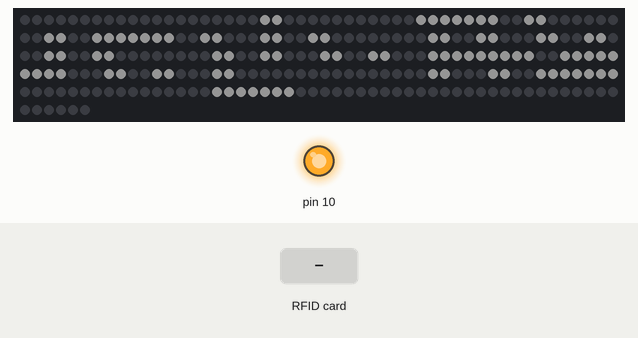
Simulated run of this sketch. Board: Arduino Uno, built with avr-gcc and run on an emulated ATmega328P. Parts: 256 RGB LEDs in strip order, left to right, continuing on the next row, output pins drawn as LEDs (lit = HIGH). The test bench sets the inputs (shaded band). Dim RGB values are drawn brighter than linear.

Above: at 1.2 s.
1.3 s: RFID card 5E 7A 19 C4 held to the reader
At 2.06 s:
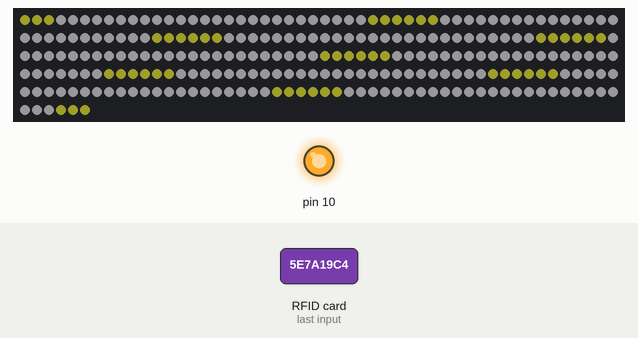
At 2.67 s:
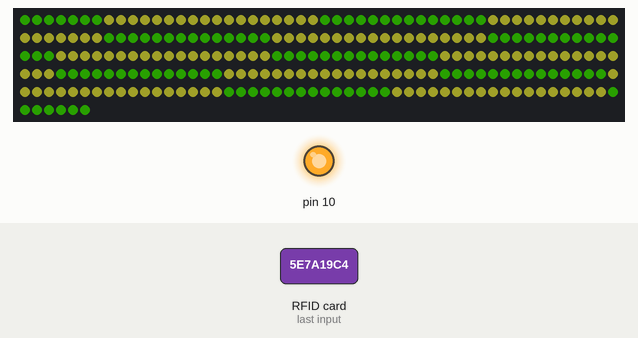

The sketch:

NFC-FortuneTelling.ino
```cpp
// NFC-FortuneTelling Machine
// MCU: XIAO RP2040

#include <SPI.h>
#include <MFRC522.h>
#include <Adafruit_NeoPixel.h>

#define RST_PIN        (26)
#define SS_PIN          (1)
#define LED_PIN         (0)
#define NUMPIXELS     (256)

#define MAX_BRIGHTNESS (32)

MFRC522 rfid(SS_PIN, RST_PIN);
Adafruit_NeoPixel pixels(NUMPIXELS, LED_PIN, NEO_GRB + NEO_KHZ800);

#define LINE_NUM (16)
const byte data_uranai[2*LINE_NUM]   = {0x00, 0x00, 0xFC, 0x3F, 0xFC, 0x3F, 0x0C, 0x30, 0x0C, 0x30, 0x0C, 0x30, 0xFC, 0x3F, 0xFC, 0x3F, 0x00, 0x03, 0x00, 0x03, 0xFE, 0x03, 0xFE, 0x03, 0x00, 0x03, 0x00, 0x03, 0x00, 0x03, 0x00, 0x00};
const byte data_kyo[2*LINE_NUM]      = {0x00, 0x00, 0xFE, 0x7F, 0xFE, 0x7F, 0x06, 0x60, 0x06, 0x68, 0x16, 0x6C, 0x36, 0x66, 0x66, 0x63, 0xC6, 0x61, 0xC6, 0x61, 0xE6, 0x63, 0x76, 0x66, 0x36, 0x6C, 0x36, 0x60, 0x06, 0x60, 0x00, 0x00};
const byte data_suekichi[2*LINE_NUM] = {0xF8, 0x1F, 0x18, 0x18, 0xF8, 0x1F, 0x00, 0x00, 0xFC, 0x3F, 0x80, 0x01, 0xFE, 0x7F, 0x80, 0x01, 0x00, 0x00, 0x86, 0x61, 0xB8, 0x1D, 0xC0, 0x03, 0xFC, 0x3F, 0x80, 0x01, 0xFE, 0x7F, 0x80, 0x01};
const byte data_kichi[2*LINE_NUM]    = {0x00, 0x00, 0xF8, 0x1F, 0xF8, 0x1F, 0x18, 0x18, 0x18, 0x18, 0xF8, 0x1F, 0xF8, 0x1F, 0x00, 0x00, 0xFC, 0x3F, 0xFC, 0x3F, 0x80, 0x01, 0xFE, 0x7F, 0xFE, 0x7F, 0x80, 0x01, 0x80, 0x01, 0x00, 0x00};
const byte data_shokichi[2*LINE_NUM] = {0xF8, 0x1F, 0x18, 0x18, 0xF8, 0x1F, 0x00, 0x00, 0xFC, 0x3F, 0x80, 0x01, 0xFE, 0x7F, 0x80, 0x01, 0x00, 0x00, 0x80, 0x03, 0x84, 0x21, 0x8C, 0x31, 0x98, 0x19, 0x98, 0x19, 0x80, 0x01, 0x80, 0x01};
const byte data_chukichi[2*LINE_NUM] = {0xF8, 0x1F, 0x18, 0x18, 0xF8, 0x1F, 0x00, 0x00, 0xFC, 0x3F, 0x80, 0x01, 0xFE, 0x7F, 0x80, 0x01, 0x00, 0x00, 0x80, 0x01, 0x80, 0x01, 0xFC, 0x3F, 0x84, 0x21, 0xFC, 0x3F, 0x80, 0x01, 0x80, 0x01};
const byte data_daikichi[2*LINE_NUM] = {0xF8, 0x1F, 0x18, 0x18, 0xF8, 0x1F, 0x00, 0x00, 0xFC, 0x3F, 0x80, 0x01, 0xFE, 0x7F, 0x80, 0x01, 0x00, 0x00, 0x06, 0x60, 0x1C, 0x1C, 0x60, 0x06, 0xC0, 0x03, 0xFE, 0x7F, 0x80, 0x01, 0x80, 0x01};

#define ID_MAX   (10)
const byte* datasets[ID_MAX] = {data_kyo, data_kyo, data_suekichi, data_kichi, data_shokichi, data_chukichi, data_chukichi, data_daikichi, data_daikichi, data_daikichi};

void setup()
{
    SPI.begin();
    rfid.PCD_Init();
    pixels.begin();
}

void loop()
{
    showLEDs(data_uranai, 0, getRainbowColor(false));
    delay(20);

    int32_t id = getRFID_ID();

    if (0 <= id)
    {
        do
        {
            byte data_no = 9 - (getSum(id) % 10);

            showEffect();
            showResult(data_no);

            for (int i=0; i<100; i++)
            {
                id = getRFID_ID();
                if (0 < id)
                {
                    break;
                }
                delay(100);
            }
        } while(0 < id);

        getRainbowColor(true); // reset color
    }
}

int getRFID_ID(void)
{
    if ( !rfid.PICC_IsNewCardPresent() || !rfid.PICC_ReadCardSerial())
    {
        return -1;
    }

#if 1
    MFRC522::PICC_Type piccType = rfid.PICC_GetType(rfid.uid.sak);

    // Check is the PICC of Classic MIFARE type
    if( piccType != MFRC522::PICC_TYPE_MIFARE_MINI &&
        piccType != MFRC522::PICC_TYPE_MIFARE_1K   &&
        piccType != MFRC522::PICC_TYPE_MIFARE_4K   &&
        piccType != MFRC522::PICC_TYPE_MIFARE_UL)
    {
        return -1;
    }
#endif

    uint32_t id = 0;
    for (byte i = 0; i < 4; i++)
    {
        id = (256 * id) + rfid.uid.uidByte[i];
    }

    // Halt PICC
    rfid.PICC_HaltA();

    // Stop encryption on PCD
    rfid.PCD_StopCrypto1();

    return id;
}

// SUM値の取得（val=4Byte分のみ）
int getSum(uint32_t val)
{
    int sum = 0;
    sum  = (int)(val >> 24) % 256;
    sum += (int)(val >> 16) % 256;
    sum += (int)(val >>  8) % 256;
    sum += (int)(val      ) % 256;

    return sum;
}

// おみくじの結果を表示
void showResult(uint32_t no)
{
    for (int i=0; i<17; i++)
    {
        showLEDs(datasets[no], i-16, pixels.Color(MAX_BRIGHTNESS, MAX_BRIGHTNESS, MAX_BRIGHTNESS));
        delay(250);
    }
}

// 画面切り替えエフェクト表示
void showEffect(void)
{
    static int effect     = 0;
    static int off_effect = 0;

    switch (effect)
    {
        case 0 : showEffect_A(); break;
        case 1 : showEffect_B(); break;
        case 2 : showEffect_C(); break;
        default: showEffect_D(); break;
    }

    switch (off_effect)
    {
        case 0 : showOffEffect_A(); break;
        case 1 : showOffEffect_B(); break;
        default: showOffEffect_C(); break;
    }

    effect     = (    effect + 1) % 4;
    off_effect = (off_effect + 1) % 3;
}

// 塗りつぶしエフェクトA（3連上昇）
void showEffect_A(void)
{
    uint32_t color = getRainbowColor(false);

    for (int i=0; i<16; i++)
    {
        SetLineColor(i, 0xFF, 0xFF, color);
        pixels.show();
        delay(20);
    }
    for (int j=0; j<MAX_BRIGHTNESS; j++) color = getRainbowColor(false);
    for (int i=0; i<16; i++)
    {
        SetLineColor(i, 0xFF, 0xFF, color);
        pixels.show();
        delay(20);
    }
    for (int j=0; j<MAX_BRIGHTNESS; j++) color = getRainbowColor(false);
    for (int i=0; i<16; i++)
    {
        SetLineColor(i, 0xFF, 0xFF, color);
        pixels.show();
        delay(20);
    }
}

// 塗りつぶしエフェクトB（一刀両断）
void showEffect_B(void)
{
    pixels.clear();
    for (int i=0; i<16; i++)
    {
        SetPixelColor(15-i, 15-i, pixels.Color(MAX_BRIGHTNESS,MAX_BRIGHTNESS,MAX_BRIGHTNESS));
        pixels.show();
        delay(10);
    }
    for (int i=1; i<MAX_BRIGHTNESS; i*=2)
    {
        for (int x=0; x<16; x++) for (int y=0; y<16; y++)
        {
            if (x != y)
            {
                SetPixelColor(x, y, pixels.Color(i,0,0));
            }
        }
        pixels.show();
        delay(200);
    }
}

// 塗りつぶしエフェクトC（中央から広がる）
void showEffect_C(void)
{
    uint32_t color = getRainbowColor(false);

    for (int i=0; i<8; i++)
    {
        for (int x=0; x<8; x++) for (int y=0; y<8; y++)
        {
            if (((7-x) <= i) && ((7-y) <= i))
            {
                SetPixelColor(   x,    y, color);
                SetPixelColor(15-x,    y, color);
                SetPixelColor(   x, 15-y, color);
                SetPixelColor(15-x, 15-y, color);
            }
        }
        pixels.show();
        delay(100);
    }
}

// 塗りつぶしエフェクトD（虹色）
void showEffect_D(void)
{
    uint32_t color = getRainbowColor(false);

    for (int i=0; i<24; i++)
    {
        for (int x=0; x<8; x++)
        {
            SetPixelColor(7-x, i-x, color);
            SetPixelColor(8+x, i-x, color);
        }

        pixels.show();
        delay(50);
        for (int j=0; j<8; j++) color = getRainbowColor(false);
    }
}

// 暗転エフェクトA（幕が開く）
void showOffEffect_A(void)
{
    byte x_right = 7;
    byte x_left  = 8;
    for (int i=0; i<8; i++)
    {
        for (int y=0; y<16; y++)
        {
            SetPixelColor(x_right, y, 0);
            SetPixelColor(x_left , y, 0);
        }
        pixels.show();
        delay(100);
        x_right--;
        x_left++;
    }
}

// 暗転エフェクトB（下に切り裂く）
void showOffEffect_B(void)
{
    for (int i=0; i<24; i++)
    {
        for (int x=0; x<8; x++)
        {
            SetPixelColor(7-x, 16-i+x, 0);
            SetPixelColor(8+x, 16-i+x, 0);
        }

        pixels.show();
        delay(50);
    }
}


// 暗転エフェクトC（１ピクセルずつ外へ）
void showOffEffect_C(void)
{
    for (int i=0; i<128; i++)
    {
        pixels.setPixelColor(127-i, 0);
        pixels.setPixelColor(128+i, 0);

        pixels.show();
        delay(5);
    }
}

// コールする度に変化する色の値を取得
uint32_t getRainbowColor(bool isReset)
{
    static byte red   = 0;
    static byte green = 0;
    static byte blue  = 0;

    if (isReset)
    {
        red   = 0;
        green = 0;
        blue  = 0;
    }
    else if ((red == green) && (green == blue) && (red < MAX_BRIGHTNESS))
    {
        red++;
        green++;
        blue++;
    }
    else if (red == MAX_BRIGHTNESS)
    {
        if (0 < blue)
        {
            blue--;
        }
        else if (green < MAX_BRIGHTNESS)
        {
            green++;
        }
        else
        {
            red--;
        }
    }
    else if (green == MAX_BRIGHTNESS)
    {
        if (0 < red)
        {
            red--;
        }
        else if (blue < MAX_BRIGHTNESS)
        {
            blue++;
        }
        else
        {
            green--;
        }
    }
    else if (blue == MAX_BRIGHTNESS)
    {
        if (0 < green)
        {
            green--;
        }
        else if (red < MAX_BRIGHTNESS)
        {
            red++;
        }
        else
        {
            blue--;
        }
    }
    else
    {
        /* error? */
    }

    return pixels.Color(red, green, blue);
}

// データを基に光らせる
void showLEDs(const byte data[], int32_t offset, const uint32_t color)
{
    pixels.clear();

    for(int y=0; y<16; y++)
    {
        SetLineColor(y, getDataRight(data, y, offset), getDataLeft(data, y, offset), color);
    }

    pixels.show();
}


// 2Byte(16pixel)のデータを基に光らせる
void SetLineColor(const uint32_t y, const byte data_right, const byte data_left, const uint32_t color)
{
    byte mask = 0x01;
    for(int j=0; j<8; j++)
    {
        if ((data_right & mask) != 0x00)
        {
            SetPixelColor(j, y, color);
        }
        if ((data_left & mask) != 0x00)
        {
            SetPixelColor(j+8, y, color);
        }

        mask *= 2;
    }
}


// LEDパネル右下を原点とし、左方向をX軸、上方向をY軸とした座標系に変換する
void SetPixelColor(const int32_t x, const int32_t y, const uint32_t color)
{
    if ((0 <= x) && (x < 16) && (0 <= y) && (y < 16))
    {
        uint32_t pix_no = (x * 16) + ((x%2)?(15 - y):y);
        pixels.setPixelColor(pix_no, color);
    }
}


// 指定Y座標、指定オフセットのデータ（右側）を取得
byte getDataRight(const byte data[], int32_t y, int32_t offset)
{
    if (((y + offset) < 0) ||
        (LINE_NUM <= (y + offset)))
    {
        return 0;
    }

    return data[(y + offset)*2];
}


// 指定Y座標、指定オフセットのデータ（左側）を取得
byte getDataLeft(const byte data[], int32_t y, int32_t offset)
{
    if (((y + offset) < 0) ||
        (LINE_NUM <= (y + offset)))
    {
        return 0;
    }

    return data[(y + offset)*2 + 1];
}
```
